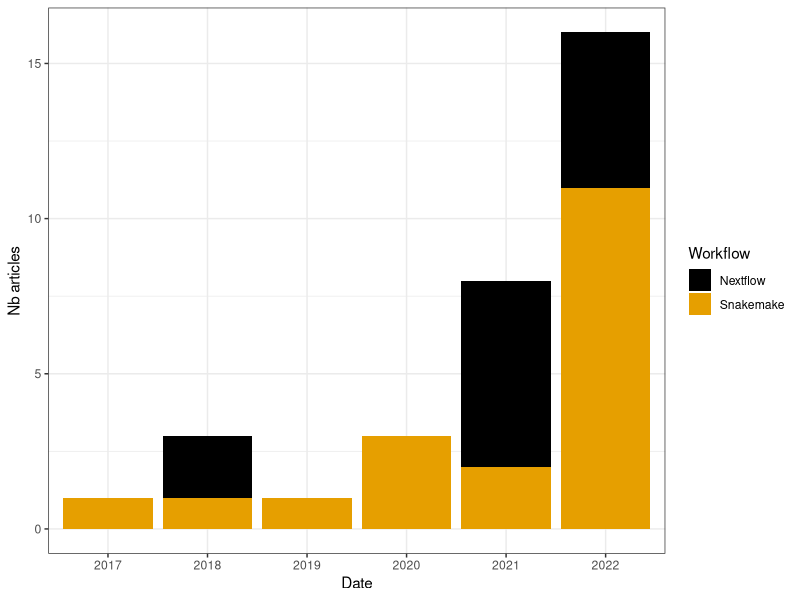
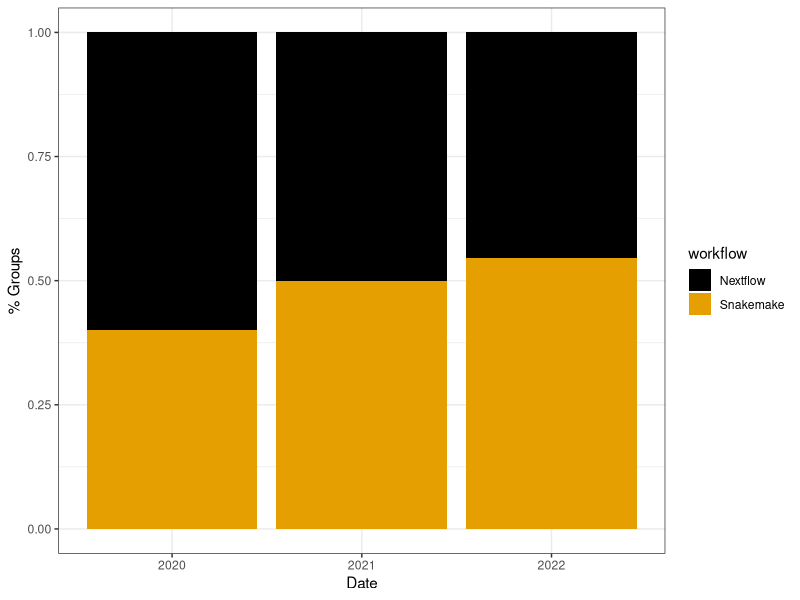
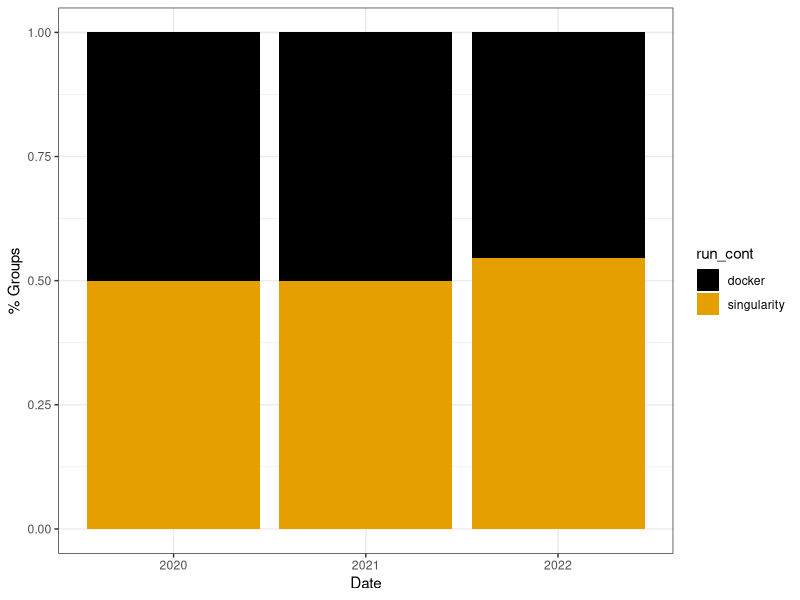
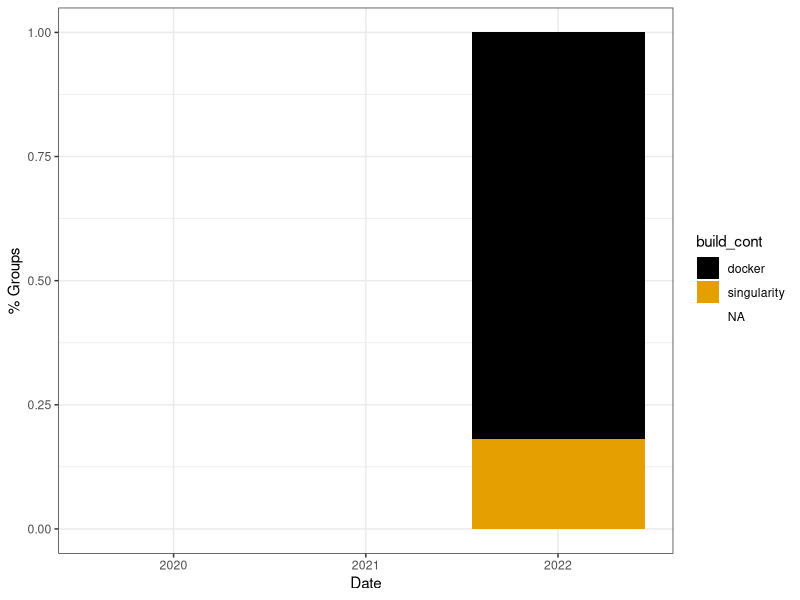
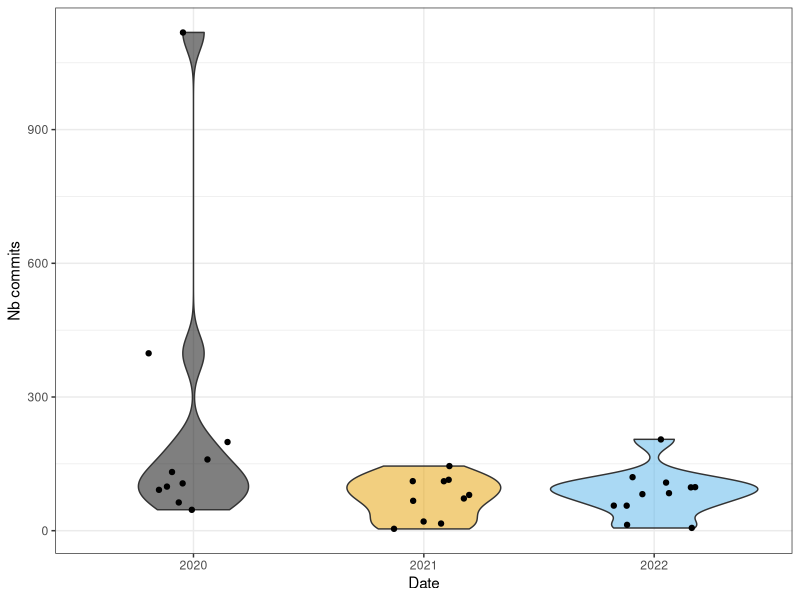
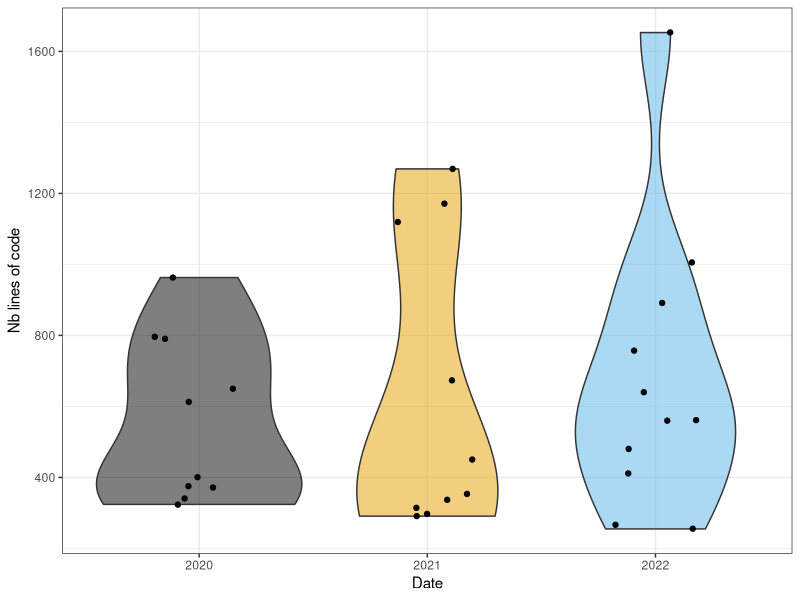

Generate these figures, in order, with R:
#!/usr/bin/env Rscript

library("ggplot2")
library("ggthemes")

counts=read.table("data/nf_sm_science_nature.txt")
colnames(counts)=c("Date","Workflow")
pdf("counts_sm_nf_nat_sci.pdf",width=7,height=5)
ggplot(counts,aes(x=factor(Date),fill=Workflow))+geom_bar()+scale_colour_colorblind()+scale_fill_colorblind()+xlab("Date")+ylab("Nb articles")+theme_bw()
dev.off()

project=read.table("data/project_data.txt",header=T,na.strings="N/A")
svg("project_data_workflow.svg",width=5,height=5)
ggplot(project,aes(x=factor(date),fill=workflow))+geom_bar(position = "fill")+scale_colour_colorblind()+scale_fill_colorblind()+theme_bw()+xlab("Date")+ylab("% Groups")
dev.off()

svg("project_data_run_cont.svg",width=5,height=5)
ggplot(project,aes(x=factor(date),fill=run_cont))+geom_bar(position = "fill")+scale_colour_colorblind()+scale_fill_colorblind()+theme_bw()+xlab("Date")+ylab("% Groups")
dev.off()

svg("project_data_build_cont.svg",width=5,height=5)
ggplot(project,aes(x=factor(date),fill=build_cont))+geom_bar(position = "fill")+scale_colour_colorblind()+scale_fill_colorblind()+theme_bw()+xlab("Date")+ylab("% Groups")
dev.off()

svg("project_data_nb_commits.svg",width=5,height=5)
ggplot(project,aes(x=factor(date),y=nb_commits, fill=factor(date)))+geom_violin(alpha = 0.5)+geom_point(position = position_jitter(seed = 1, width = 0.2))+scale_colour_colorblind()+scale_fill_colorblind()+theme_bw()+xlab("Date")+ylab("Nb commits")+theme(legend.position = "none")
dev.off()

svg("project_data_nb_lines.svg",width=5,height=5)
ggplot(project,aes(x=factor(date),y=nb_lines, fill=factor(date)))+geom_violin(alpha = 0.5)+geom_point(position = position_jitter(seed = 1, width = 0.2))+scale_colour_colorblind()+scale_fill_colorblind()+theme_bw()+xlab("Date")+ylab("Nb lines of code")+theme(legend.position = "none")
dev.off()
